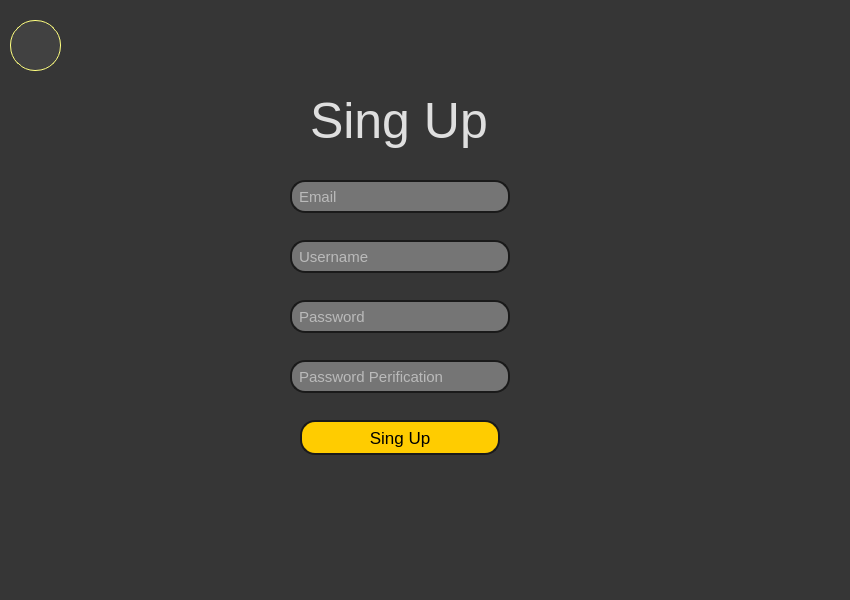
<?xml version="1.0" encoding="UTF-8"?>
<ui version="4.0">
 <class>createaccount</class>
 <widget class="QDialog" name="createaccount">
  <property name="geometry">
   <rect>
    <x>0</x>
    <y>0</y>
    <width>850</width>
    <height>600</height>
   </rect>
  </property>
  <property name="windowTitle">
   <string>Create Accont</string>
  </property>
  <property name="styleSheet">
   <string notr="true">background-color: rgb(54, 54, 54);</string>
  </property>
  <widget class="QLineEdit" name="username">
   <property name="geometry">
    <rect>
     <x>290</x>
     <y>240</y>
     <width>220</width>
     <height>33</height>
    </rect>
   </property>
   <property name="styleSheet">
    <string notr="true">padding:5px;
background-color: rgb(117, 117, 117);
color: rgb(255, 255, 255);
border:2px solid rgb(26, 26, 26);
border-radius:15px;
font-size:15px;</string>
   </property>
   <property name="text">
    <string/>
   </property>
   <property name="placeholderText">
    <string>Username</string>
   </property>
  </widget>
  <widget class="QLineEdit" name="confirmpass">
   <property name="geometry">
    <rect>
     <x>290</x>
     <y>360</y>
     <width>220</width>
     <height>33</height>
    </rect>
   </property>
   <property name="styleSheet">
    <string notr="true">padding:5px;
background-color: rgb(117, 117, 117);
color: rgb(255, 255, 255);
border:2px solid rgb(26, 26, 26);
border-radius:15px;
font-size:15px;</string>
   </property>
   <property name="placeholderText">
    <string>Password Perification</string>
   </property>
  </widget>
  <widget class="QLabel" name="label">
   <property name="geometry">
    <rect>
     <x>310</x>
     <y>90</y>
     <width>181</width>
     <height>61</height>
    </rect>
   </property>
   <property name="styleSheet">
    <string notr="true">color: rgb(223, 223, 223);
font-size:50px;</string>
   </property>
   <property name="text">
    <string>Sing Up</string>
   </property>
  </widget>
  <widget class="QLineEdit" name="email">
   <property name="geometry">
    <rect>
     <x>290</x>
     <y>180</y>
     <width>220</width>
     <height>33</height>
    </rect>
   </property>
   <property name="styleSheet">
    <string notr="true">padding:5px;
border:2px solid rgb(26, 26, 26);
border-radius:15px;
font-size:15px;
color: rgb(255, 255, 255);
background-color: rgb(117, 117, 117);</string>
   </property>
   <property name="placeholderText">
    <string>Email</string>
   </property>
  </widget>
  <widget class="QLineEdit" name="password">
   <property name="geometry">
    <rect>
     <x>290</x>
     <y>300</y>
     <width>220</width>
     <height>33</height>
    </rect>
   </property>
   <property name="styleSheet">
    <string notr="true">padding:5px;
background-color: rgb(117, 117, 117);
color: rgb(255, 255, 255);
border:2px solid rgb(26, 26, 26);
border-radius:15px;
font-size:15px;</string>
   </property>
   <property name="placeholderText">
    <string>Password</string>
   </property>
  </widget>
  <widget class="QPushButton" name="singupbutton">
   <property name="geometry">
    <rect>
     <x>300</x>
     <y>420</y>
     <width>200</width>
     <height>35</height>
    </rect>
   </property>
   <property name="styleSheet">
    <string notr="true">padding:5px;
border:2px solid rgb(26, 26, 26);
border-radius:15px;
font-size:17px;
background-color: rgb(255, 204, 0);</string>
   </property>
   <property name="text">
    <string>Sing Up</string>
   </property>
  </widget>
  <widget class="QPushButton" name="backbutton">
   <property name="geometry">
    <rect>
     <x>10</x>
     <y>20</y>
     <width>61</width>
     <height>51</height>
    </rect>
   </property>
   <property name="styleSheet">
    <string notr="true">border:1px;
background: transparent;</string>
   </property>
   <property name="text">
    <string/>
   </property>
  </widget>
  <widget class="QLabel" name="arrowback_label">
   <property name="geometry">
    <rect>
     <x>10</x>
     <y>20</y>
     <width>51</width>
     <height>51</height>
    </rect>
   </property>
   <property name="styleSheet">
    <string notr="true">
background-color: rgb(65, 65, 65);
border-radius:25px;
border:1px solid rgb(255, 255, 127);
</string>
   </property>
   <property name="text">
    <string/>
   </property>
   <property name="textFormat">
    <enum>Qt::PlainText</enum>
   </property>
   <property name="pixmap">
    <pixmap>../icons/arrow-left.png</pixmap>
   </property>
   <property name="scaledContents">
    <bool>true</bool>
   </property>
  </widget>
 </widget>
 <resources/>
 <connections/>
</ui>
